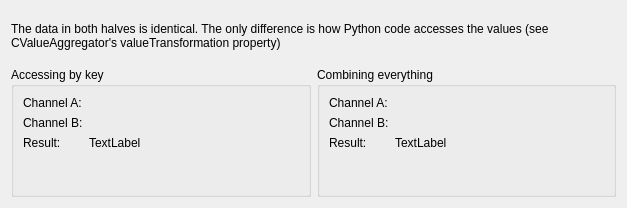
<?xml version="1.0" encoding="UTF-8"?>
<ui version="4.0">
 <class>Form</class>
 <widget class="QWidget" name="Form">
  <property name="geometry">
   <rect>
    <x>0</x>
    <y>0</y>
    <width>627</width>
    <height>208</height>
   </rect>
  </property>
  <property name="windowTitle">
   <string>Basic CValueAggregator example</string>
  </property>
  <layout class="QVBoxLayout" name="verticalLayout">
   <item>
    <widget class="QLabel" name="label_3">
     <property name="text">
      <string>The data in both halves is identical. The only difference is how Python code accesses the values (see CValueAggregator's valueTransformation property)</string>
     </property>
     <property name="wordWrap">
      <bool>true</bool>
     </property>
    </widget>
   </item>
   <item>
    <layout class="QHBoxLayout" name="horizontalLayout">
     <item>
      <widget class="QGroupBox" name="groupBox">
       <property name="minimumSize">
        <size>
         <width>0</width>
         <height>130</height>
        </size>
       </property>
       <property name="baseSize">
        <size>
         <width>0</width>
         <height>90</height>
        </size>
       </property>
       <property name="title">
        <string>Accessing by key</string>
       </property>
       <layout class="QFormLayout" name="formLayout_2">
        <item row="0" column="0">
         <widget class="QLabel" name="label_4">
          <property name="text">
           <string>Channel A:</string>
          </property>
         </widget>
        </item>
        <item row="2" column="0">
         <widget class="QLabel" name="label_5">
          <property name="text">
           <string>Channel B:</string>
          </property>
         </widget>
        </item>
        <item row="2" column="1">
         <widget class="CLabel" name="CLabel_2">
          <property name="channel" stdset="0">
           <string notr="true">DemoDevice/Acquisition#ChannelB</string>
          </property>
         </widget>
        </item>
        <item row="0" column="1">
         <widget class="CLabel" name="CLabel">
          <property name="channel" stdset="0">
           <string notr="true">DemoDevice/Acquisition#ChannelA</string>
          </property>
         </widget>
        </item>
        <item row="3" column="0">
         <widget class="QLabel" name="label_6">
          <property name="text">
           <string>Result:</string>
          </property>
         </widget>
        </item>
        <item row="3" column="1">
         <widget class="QLabel" name="label">
          <property name="text">
           <string>TextLabel</string>
          </property>
         </widget>
        </item>
        <item row="4" column="0">
         <widget class="CValueAggregator" name="CValueAggregator">
          <property name="valueTransformation">
           <string notr="true">try:
    val_a = values['DemoDevice/Acquisition#ChannelA']
    val_b = values['DemoDevice/Acquisition#ChannelB']
    output(val_a + val_b)
except KeyError:
    output(0)</string>
          </property>
          <property name="inputChannels" stdset="0">
           <stringlist>
            <string>DemoDevice/Acquisition#ChannelA</string>
            <string>DemoDevice/Acquisition#ChannelB</string>
           </stringlist>
          </property>
         </widget>
        </item>
       </layout>
      </widget>
     </item>
     <item>
      <widget class="QGroupBox" name="groupBox_2">
       <property name="minimumSize">
        <size>
         <width>0</width>
         <height>130</height>
        </size>
       </property>
       <property name="title">
        <string>Combining everything</string>
       </property>
       <layout class="QFormLayout" name="formLayout">
        <item row="0" column="0">
         <widget class="QLabel" name="label_7">
          <property name="text">
           <string>Channel A:</string>
          </property>
         </widget>
        </item>
        <item row="0" column="1">
         <widget class="CLabel" name="CLabel_3">
          <property name="channel" stdset="0">
           <string notr="true">DemoDevice/Acquisition#ChannelA</string>
          </property>
         </widget>
        </item>
        <item row="1" column="0">
         <widget class="QLabel" name="label_8">
          <property name="text">
           <string>Channel B:</string>
          </property>
         </widget>
        </item>
        <item row="1" column="1">
         <widget class="CLabel" name="CLabel_4">
          <property name="channel" stdset="0">
           <string notr="true">DemoDevice/Acquisition#ChannelB</string>
          </property>
         </widget>
        </item>
        <item row="3" column="0">
         <widget class="QLabel" name="label_9">
          <property name="text">
           <string>Result:</string>
          </property>
         </widget>
        </item>
        <item row="3" column="1">
         <widget class="QLabel" name="label_2">
          <property name="text">
           <string>TextLabel</string>
          </property>
         </widget>
        </item>
        <item row="4" column="0">
         <widget class="CValueAggregator" name="CValueAggregator_2">
          <property name="valueTransformation">
           <string notr="true">output(sum(values.values()))</string>
          </property>
          <property name="inputChannels" stdset="0">
           <stringlist>
            <string>DemoDevice/Acquisition#ChannelA</string>
            <string>DemoDevice/Acquisition#ChannelB</string>
           </stringlist>
          </property>
         </widget>
        </item>
       </layout>
      </widget>
     </item>
    </layout>
   </item>
  </layout>
 </widget>
 <customwidgets>
  <customwidget>
   <class>PyDMLabel</class>
   <extends>QLabel</extends>
   <header>pydm.widgets.label</header>
  </customwidget>
  <customwidget>
   <class>CLabel</class>
   <extends>PyDMLabel</extends>
   <header>comrad.widgets.indicators</header>
  </customwidget>
  <customwidget>
   <class>CValueAggregator</class>
   <extends>QWidget</extends>
   <header>comrad.widgets.modifiers</header>
  </customwidget>
 </customwidgets>
 <resources/>
 <connections>
  <connection>
   <sender>CValueAggregator</sender>
   <signal>updateTriggered(int)</signal>
   <receiver>label</receiver>
   <slot>setNum(int)</slot>
   <hints>
    <hint type="sourcelabel">
     <x>310</x>
     <y>135</y>
    </hint>
    <hint type="destinationlabel">
     <x>138</x>
     <y>150</y>
    </hint>
   </hints>
  </connection>
  <connection>
   <sender>CValueAggregator_2</sender>
   <signal>updateTriggered(int)</signal>
   <receiver>label_2</receiver>
   <slot>setNum(int)</slot>
   <hints>
    <hint type="sourcelabel">
     <x>356</x>
     <y>135</y>
    </hint>
    <hint type="destinationlabel">
     <x>604</x>
     <y>158</y>
    </hint>
   </hints>
  </connection>
 </connections>
</ui>
